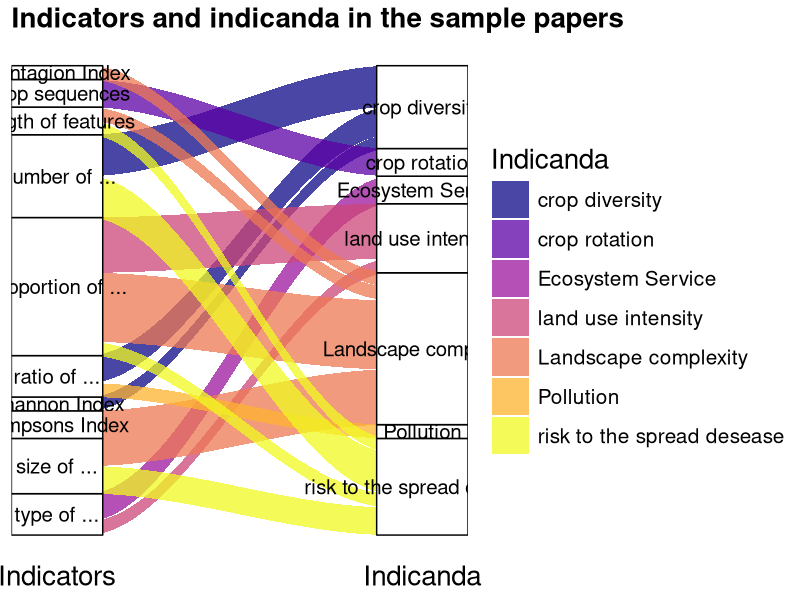

Source code (R):
library(ggplot2)
library(ggalluvial)
library(data.table)
library(dplyr)
library(stringr)
# load data and prepare


indicators_all <- read.csv('input/indicators_all.csv', sep=';', encoding = 'UTF-8')
indicators_all$Indicandum..text.
################################################################################
# reclassify indicators in new column 
indicators_all[str_detect(indicators_all$Indicator.Name..text., regex('proport', ignore_case = TRUE)), "Indicator_recl"] <- "Proportion of ..."
indicators_all[str_detect(indicators_all$Indicator.Name..text., regex('share', ignore_case = TRUE)), "Indicator_recl"] <- "Proportion of ..."
indicators_all[str_detect(indicators_all$Indicator.Name..text., regex('amount', ignore_case = TRUE)), "Indicator_recl"] <- "Proportion of ..."

indicators_all[str_detect(indicators_all$Indicator.Name..text., regex('number', ignore_case = TRUE)), "Indicator_recl"] <- "Number of ..."
indicators_all[str_detect(indicators_all$Indicator.Name..text., regex('simp', ignore_case = TRUE)), "Indicator_recl"] <- "Simpsons Index"
indicators_all[str_detect(indicators_all$Indicator.Name..text., regex('Shann', ignore_case = TRUE)), "Indicator_recl"] <- "Shannon Index"
indicators_all[str_detect(indicators_all$Indicator.Name..text., regex('contag', ignore_case = TRUE)), "Indicator_recl"] <- "Contagion Index"
indicators_all[str_detect(indicators_all$Indicator.Name..text., regex('sequ', ignore_case = TRUE)), "Indicator_recl"] <- "Crop sequences"

indicators_all[str_detect(indicators_all$Indicator.Name..text., regex('area', ignore_case = TRUE)), "Indicator_recl"] <- "length of features"
indicators_all[str_detect(indicators_all$Indicator.Name..text., regex('length', ignore_case = TRUE)), "Indicator_recl"] <- "length of features"

indicators_all[str_detect(indicators_all$Indicator.Name..text., regex('size', ignore_case = TRUE)), "Indicator_recl"] <- "size of ..."
indicators_all[str_detect(indicators_all$Indicator.Name..text., regex('type', ignore_case = TRUE)), "Indicator_recl"] <- "type of ..."

indicators_all[str_detect(indicators_all$Indicator.Name..text., regex('ratio', ignore_case = TRUE)), "Indicator_recl"] <- "ratio of ..."

indicators_all[str_detect(indicators_all$Indicator.Name..text., regex('ratio', ignore_case = TRUE)), "Indicator.Name..text."] 

################################################################################
# reclassify Indicanda in new Column
indicators_all[str_detect(indicators_all$Indicandum..text., regex('inten', ignore_case = TRUE)), "Indicandum_recl"] <- "land use intensity"

indicators_all[str_detect(indicators_all$Indicandum..text., regex('crop div', ignore_case = TRUE)), "Indicandum_recl"] <- "crop diversity"
indicators_all[str_detect(indicators_all$Indicandum..text., regex('crops', ignore_case = TRUE)), "Indicandum_recl"] <- "crop diversity"

indicators_all[str_detect(indicators_all$Indicandum..text., regex('complexity', ignore_case = TRUE)), "Indicandum_recl"] <- "Landscape complexity"
indicators_all[str_detect(indicators_all$Indicandum..text., regex('heterogeneity', ignore_case = TRUE)), "Indicandum_recl"] <- "Landscape complexity"

indicators_all[str_detect(indicators_all$Indicandum..text., regex('rota', ignore_case = TRUE)), "Indicandum_recl"] <- "crop rotation"
indicators_all[str_detect(indicators_all$Indicandum..text., regex('cropping', ignore_case = TRUE)), "Indicandum_recl"] <- "crop rotation"

indicators_all[str_detect(indicators_all$Indicandum..text., regex('structural ', ignore_case = TRUE)), "Indicandum_recl"] <- "risk to the spread desease"

indicators_all[str_detect(indicators_all$Indicandum..text., regex('ecosystem', ignore_case = TRUE)), "Indicandum_recl"] <- "Ecosystem Service"

indicators_all[str_detect(indicators_all$Indicandum..text., regex('contam', ignore_case = TRUE)), "Indicandum_recl"] <- "Pollution"
indicators_all[str_detect(indicators_all$Indicandum..text., regex('pollu', ignore_case = TRUE)), "Indicandum_recl"] <- "Pollution"
indicators_all[str_detect(indicators_all$Indicandum..text., regex('anthropogenic factors', ignore_case = TRUE)), "Indicandum_recl"] <- "Pollution"

indicators_all[str_detect(indicators_all$Indicandum..text., regex('soil erodibility', ignore_case = TRUE)), "Indicandum_recl"] <- "soil erodibility"


indicators_all[str_detect(indicators_all$Indicandum..text., regex('crops', ignore_case = TRUE)), "Indicandum..text."] 


################################################################################








indicators <- indicators_all[,c("Indicator_recl", "Indicandum_recl")]
colnames(indicators) <- c("Indicator.group", "Indicandum.group")
ind.df <- data.table(table(indicators))


ggplot(ind.df[N > 0],
       aes(y = N, axis1 = Indicator.group, axis2 = Indicandum.group)) +
  geom_alluvium(aes(fill = Indicandum.group), width = 1/6, alpha = .75, curve_type = "cubic") +
  geom_stratum(width = 1/4, fill = "white", color = "black") +
  geom_text(stat = "stratum", aes(label = after_stat(stratum)), size = 5.2) +
  scale_x_discrete(limits = c("Indicators", "Indicanda"), expand = c(.05, .05)) +
  #scale_fill_brewer(type = "qual", palette = "Set1") +
  ggtitle("Indicators and indicanda in the sample papers") +
  scale_fill_viridis_d(option = "plasma", alpha = 1) +
  # scale_fill_paletteer_d("colorBlindness::paletteMartin") +
  # theme_void() +
  theme_classic() +
  theme(plot.title = element_text(size = 20, face = "bold"),
        axis.ticks = element_blank(),
        axis.line.x = element_blank(),
        axis.text.x = element_text(size = 20, color = "black"),
        axis.title.y = element_blank(),
        axis.line.y = element_blank(),
        axis.text.y = element_blank(),
        legend.title = element_text(size = 20),
        legend.text = element_text(size = 15),
        legend.key.size = unit(1, 'cm')) +
  guides(fill = guide_legend(title = "Indicanda"))

